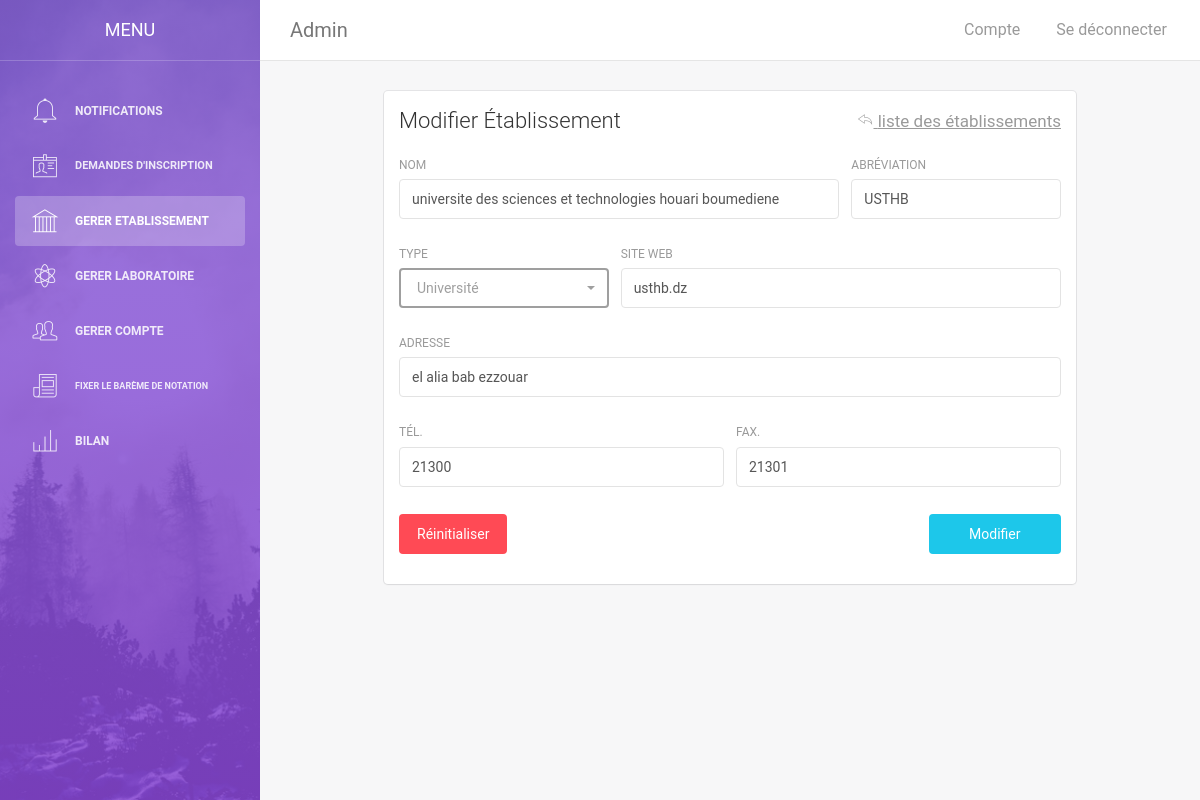
Page /adminModifierEtab.php?modifier=1 (signed in) on the committed database.
### tables this page shows
CREATE TABLE `etablissement` (
  `idetab` int(12) NOT NULL,
  `nom` varchar(255) NOT NULL,
  `abrv` varchar(20) NOT NULL,
  `type` enum('université','centre de recherche') NOT NULL,
  `addresse` varchar(255) NOT NULL,
  `tel` int(12) NOT NULL,
  `fax` int(12) NOT NULL,
  `siteweb` varchar(40) NOT NULL
);

### adminModifierEtab.php (the view, shortened to what this page needs)
<?php
    require_once("config.php");
    if(isset($_GET["modifier"]) && $_GET["modifier"] != ""){
        $idetab = mysqli_real_escape_string($db,$_GET["modifier"]);
        $sql = "SELECT * FROM etablissement WHERE idetab='".$idetab."'";
        if($result = mysqli_query($db,$sql)){
            $row = mysqli_fetch_array($result);
            $nomEtab = $row["nom"];
            $abrvEtab = $row["abrv"];
            $sitewebEtab = $row["siteweb"];
            $addresseEtab = $row["addresse"];
            $telEtab = $row["tel"];
            $faxEtab = $row["fax"];
        }
    }
    else header("location: adminGererEtab.php");
?>
<!doctype html>
<html lang="en">
<head>
    <link href="assets/css/bootstrap.min.css" rel="stylesheet" />
    <link href="assets/css/animate.min.css" rel="stylesheet"/>
    <link href="assets/css/light-bootstrap-dashboard.css?v=1.4.0" rel="stylesheet"/>
    <link href="assets/css/demo.css" rel="stylesheet" />
    <link href="assets/css/pe-icon-7-stroke.css" rel="stylesheet" />
    <link rel="stylesheet" href="assets/select/bootstrap-select.min.css">
</head>
<body>
    <div class="sidebar" data-color="purple" data-image="assets/img/sidebar-5.jpg">
    	<div class="sidebar-wrapper">
            <div class="logo">
                <a href="#" class="simple-text">
                    Menu
                </a>
            </div>
            <ul class="nav">
            <?php
                    require_once('menuAdmin.php');
                ?>
            </ul>
    	</div>
    </div>
    <div class="main-panel">
		<nav class="navbar navbar-default navbar-fixed">
            <div class="container-fluid">
                <div class="navbar-header">
                    <div class="navbar-brand" >Admin</div>
                </div>
                <div class="collapse navbar-collapse">
                    <ul class="nav navbar-nav navbar-left">
                        <li>
                           <a href="">
                            </a>
                        </li>
                    </ul>
                    <ul class="nav navbar-nav navbar-right">
                    <li>
                            <a href="adminCompte.php">
                                <p>Compte</p>
                            </a>
                        </li>
                        <li>
                            <a id="seDeconnecter" href="index.php?logout=1">
                                <p>Se déconnecter</p>
                            </a>
                        </li>
                    </ul>
                </div>
            </div>
        </nav>
        <div style="position:relative; width:80%; left:10%; right:10%;" class="content">
            <div class="container-fluid">
                <div class="card">
                    <div class="header">
                        <h4 class="title">Modifier Établissement
                        <a id="revenir" href="adminGererEtab.php" class="pull-right text-muted"><i class="pe-7s-back"></i> liste des établissements </a> </h4>
                    </div>
                    <div class="content">
                        <form action="" id="mainForm" method="post">
                            <div class="row">
                                <div class="col-md-8">
                                    <div class="form-group">
                                        <label>nom</label>
                                        <input maxlength="255" value="<?php echo $nomEtab;?>" type="text" name="nomEtab" class="form-control" placeholder="Nom de l'établissement" required>
                                    </div>
                                </div>
                                <div class="col-md-4">
                                    <div class="form-group">
                                        <label for="">abréviation</label>
                                        <input maxlength="20" value="<?php echo $abrvEtab;?>" type="text" name="abrvEtab" class="form-control" placeholder="ex: USTHB">
                                    </div>
                                </div>
                            </div>
                            <div class="row">
                                <div class="col-md-4">
                                    <div class="form-group">
                                        <label for="">type</label>
                                    </div>
                                </div>
                                <div class="col-md-8">
                                    <div class="form-group">
                                        <label for="">Site Web</label>
                                        <input maxlength="40" value="<?php echo $sitewebEtab;?>" type="text" name="sitewebEtab"  class="form-control" placeholder="ex: usthb.dz">
                                    </div>
                                </div>
                            </div>
                            <div class="row">
                                <div class="col-md-12">
                                    <div class="form-group">
                                        <label for="">adresse</label>
                                        <input maxlength="255" value="<?php echo $addresseEtab;?>" type="text" name="addresseEtab"  class="form-control" placeholder="Adresse de l'établissement">
                                    </div>
                                </div>
                            </div>
                            <div class="row">
                                <div class="col-md-6">
                                    <div class="form-group">
                                        <label for="">Tél.</label>
                                        <input maxlength="12" value="<?php echo $telEtab;?>" type="text" name="telEtab"  class="form-control" placeholder="Téléphone de l'établissement">
                                    </div>
                                </div>
                                <div class="col-md-6">
                                    <div class="form-group">
                                        <label for="">fax.</label>
                                        <input maxlength="12" value="<?php echo $faxEtab;?>" type="text" name="faxEtab"  class="form-control" placeholder="Fax de l'établissement">
                                    </div>
                                </div>
                            </div>
                            <div class="row">
                                <div class="col-md-12">
                                    <button style="width:20%;" type="submit" class="btn btn-fill btn-info pull-right ">Modifier</button>
                                    <button type="button" id="clearBtn" style="width:auto;" class="btn btn-fill btn-danger pull-left ">Réinitialiser</button>
                                </div>
                            </div>
                        </form>
                    </div>
                </div>
            </div>
        </div>
    </div>
</body>
</html>

### adminModifierEtab.php (style rules this page uses)
#revenir { font-size : 17px; text-decoration : underline; }

### rows in the picture
etablissement: nomEtab "universite des sciences et technologies houari boumediene", abrvEtab "USTHB", sitewebEtab "usthb.dz", addresseEtab "el alia bab ezzouar", telEtab "21300", faxEtab "21301"
